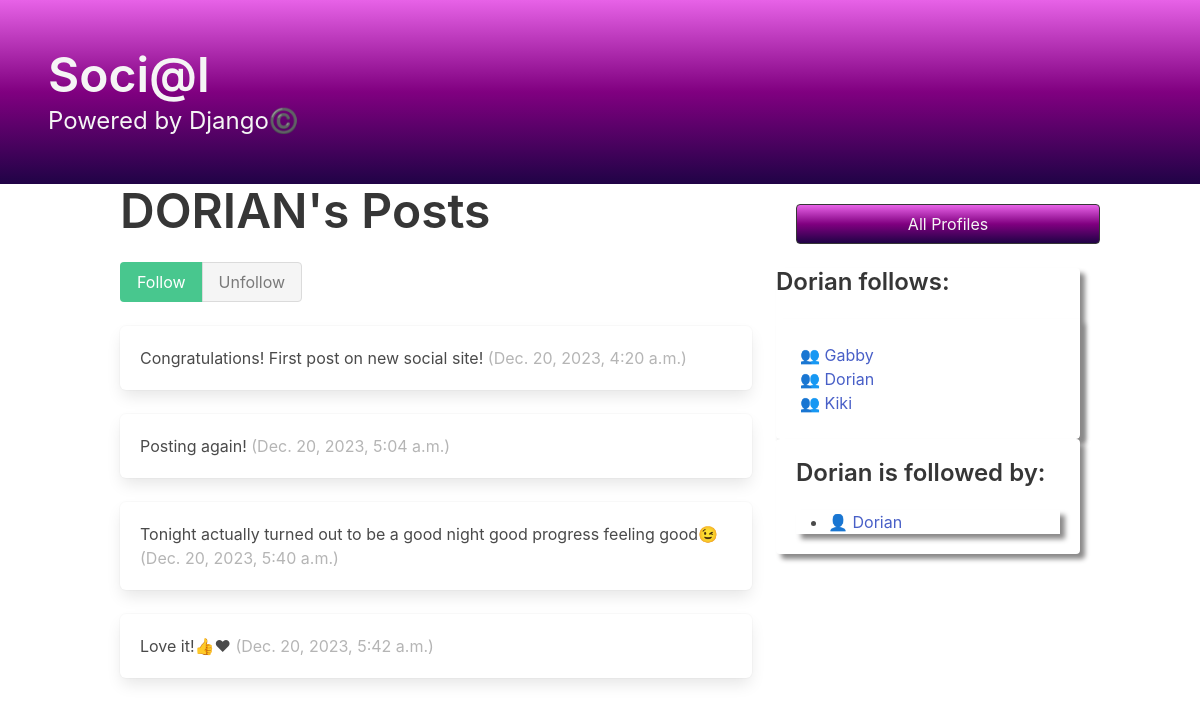
/profile/2, run on an earlier commit of the app's database.
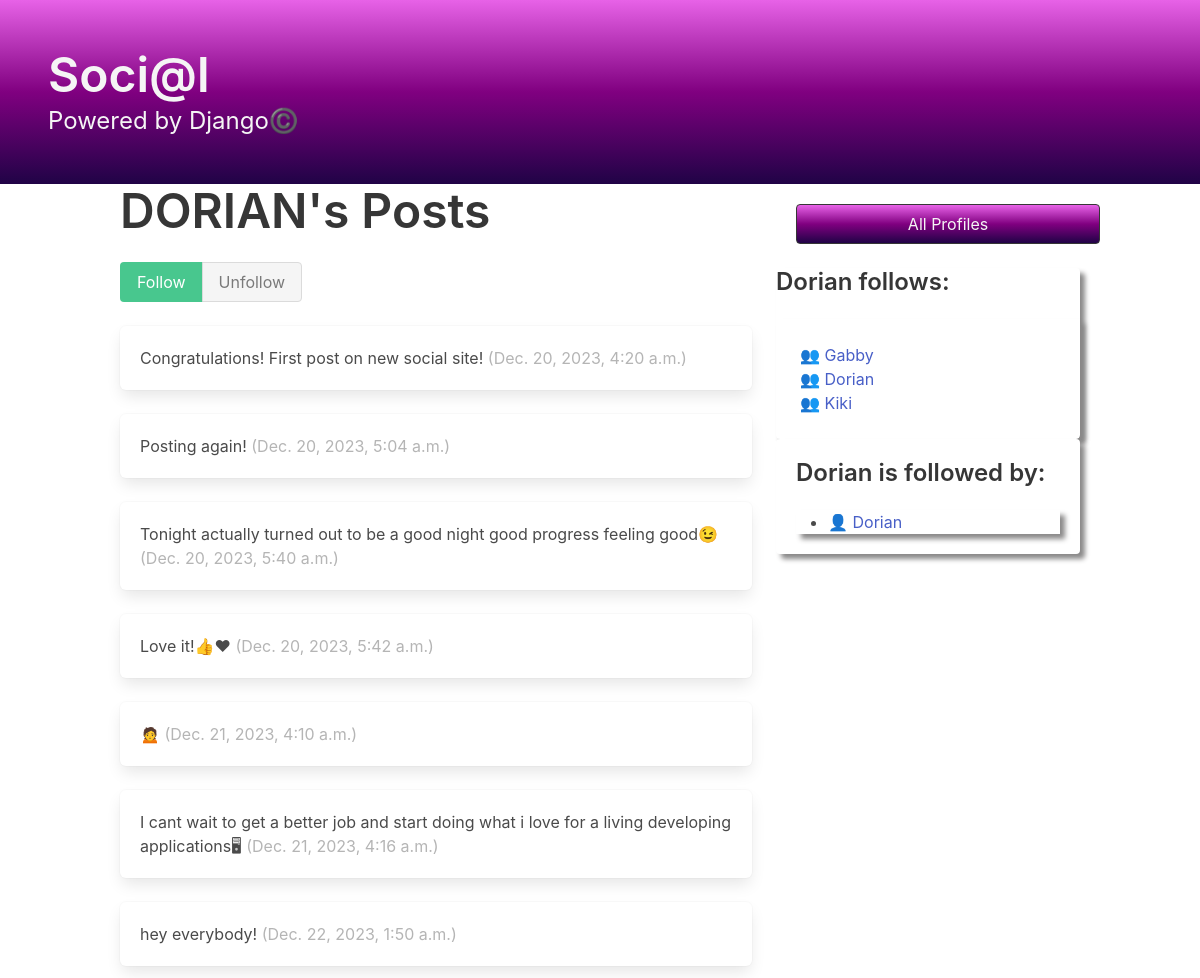
And on a later commit of the database.
### dwitter/models.py (models this page shows, shortened)
class Dweet(models.Model):
    user = models.ForeignKey(User,
                             related_name="dweets",
                             on_delete=models.DO_NOTHING)
    body = models.CharField(max_length=140)
    created_at = models.DateTimeField(auto_now_add=True)

class Profile(models.Model):
    user = models.OneToOneField(User, on_delete=models.CASCADE)
    follows = models.ManyToManyField(
        "self",
        related_name="followed_by",
        symmetrical=False,
        blank=True
    )
    def __str__(self):
        return self.user.username
    user = models.OneToOneField(User, on_delete=models.CASCADE)
    follows = models.ManyToManyField(
        "self",
        related_name="followed_by",
        symmetrical=False,
        blank=True
    )

### dwitter/views.py (the view, shortened to what this page needs)
# urls.py: path("profile/<int:pk>", profile, name="profile"),
def profile(request, pk):
    profile = Profile.objects.get(pk=pk)
    return render(request, "profile.html", {"profile": profile})

### dwitter/templates/profile.html (shortened to what this page needs)
{% extends 'base.html' %}
{% block content %}
<div class="column">
    <div class="block">
    <h1 class="title is-1">
        {{profile.user.username|upper}}'s Posts
    </h1>
    <form method="post">
        <div class="buttons has-addons">
        {% if profile in user.profile.follows.all %}
            <button class="button is-success is-static">Follow</button>
            <button class="button is-danger" name="follow" value="unfollow">
                Unfollow
            </button>
        {% else %}
            <button class="button is-success" name="follow" value="follow">
                Follow
            </button>
            <button class="button is-danger is-static">Unfollow</button>
        {% endif %}
        </div>
    </form>
    </div>
    <div class="content">
        {% for dweet in profile.user.dweets.all %}
            <div class="box">
                {{ dweet.body }}
                <span class="is-small has-text-grey-light">
                    ({{ dweet.created_at }})
                </span>
            </div>
        {% endfor %}
    </div>
</div>
<div class="column is-one-third">
    <div class="block" box-shadow: 5px 5px 5px rgb(138, 137, 137)>
        <a href="{% url 'dwitter:profile_list' %}">
            <button class="button is-dark is-outlined is-fullwidth" style="background-image:linear-gradient(rgb(231, 98, 231),purple,rgb(32, 3, 70));color:whitesmoke; margin:20px;" >
                All Profiles
            </button>
        </a>
    </div>
    <div class="card" style="box-shadow: 5px 5px 5px rgb(138, 137, 137)">
        <h3 class="title is-4">
            {{profile.user.username}} follows:
        </h3>
        <div class="card-content" style="box-shadow: 5px 5px 5px rgb(138, 137, 137)">
            <ul>
            {% for following in profile.follows.all %}
                <li>
                    <a href="{% url 'dwitter:profile' following.id %}">
                        👥  {{ following }}
                    </a>
                </li>
            {% endfor %}
            </ul>
        </div>
    </div>
    <div class="card" style="padding: 20px;box-shadow: 5px 5px 5px rgb(138, 137, 137)">
        <h3 class="title is-4">
            {{profile.user.username}} is followed by:
        </h3>
        <div class="content" style="box-shadow: 5px 5px 5px rgb(138, 137, 137)">
            <ul>
            {% for follower in profile.followed_by.all %}
                <li>
                    <a href="{% url 'dwitter:profile' follower.id %}">
                        👤 {{ follower }}
                    </a>
                </li>
            {% endfor %}
            </ul>
        </div>
    </div>
</div>
{% endblock content %}

What changed in the data, as far as the page shows it:
added Dweet: body "🙍", created_at "Dec. 21, 2023, 4:10 a.m."
added Dweet: body "I cant wait to get a better job and start doing what i love for a living developing applications🖥", created_at "Dec. 21, 2023, 4:16 a.m."
added Dweet: body "hey everybody!", created_at "Dec. 22, 2023, 1:50 a.m."
